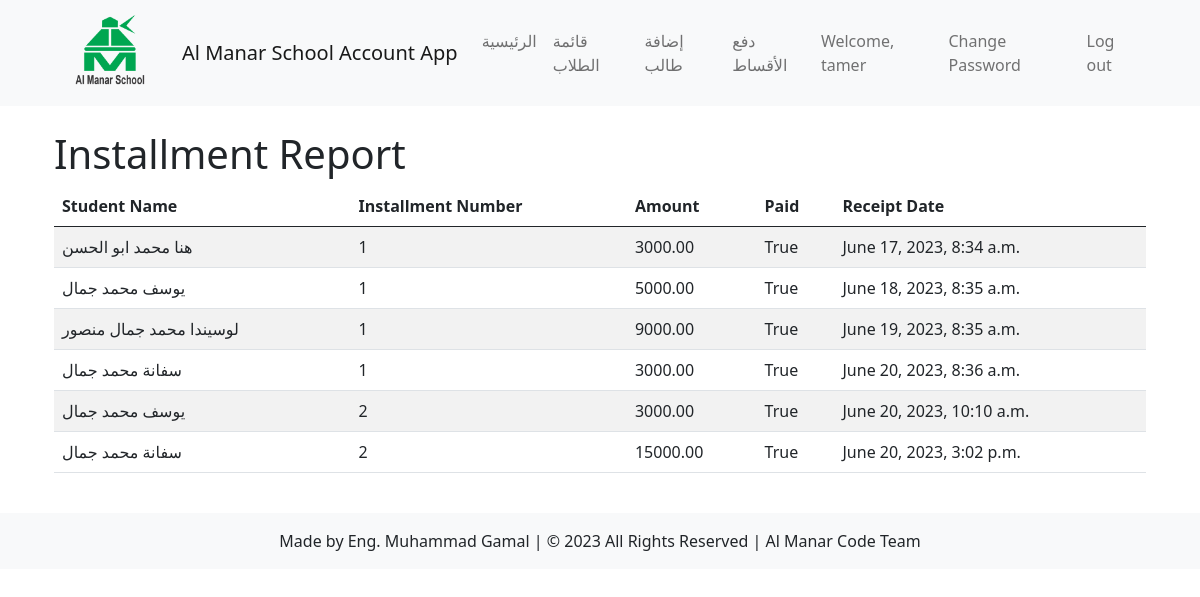
The app's page /students/generate-installment-report/ (signed in), older data.
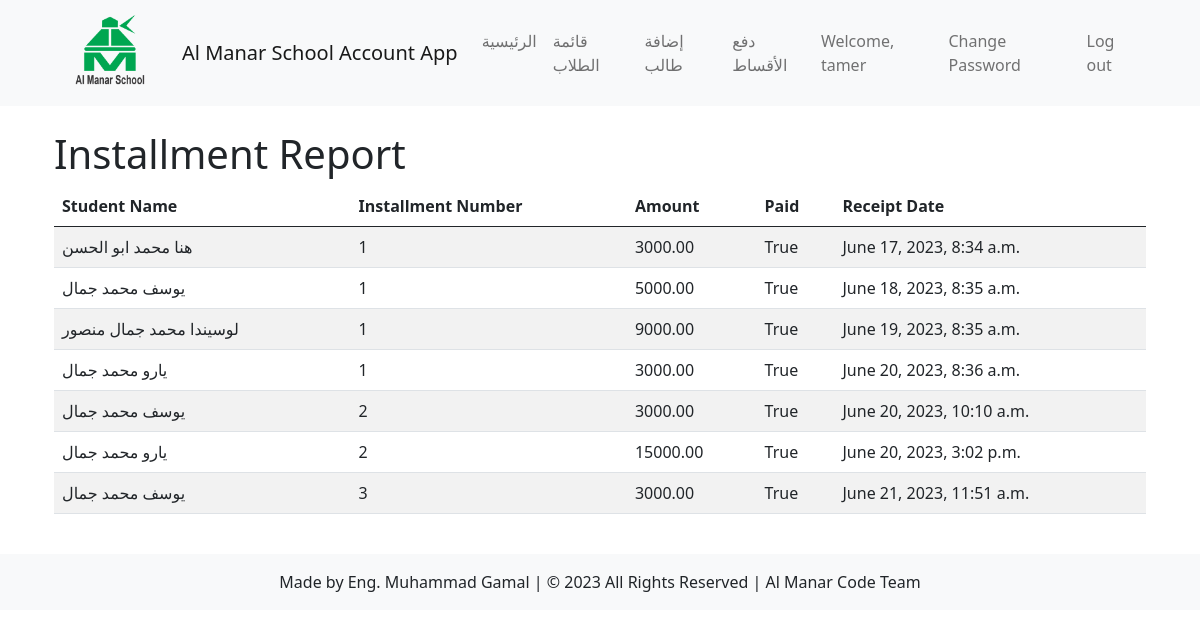
The same page, newer data.
### students/models.py (models this page shows, shortened)
class Tuition(models.Model):
    student = models.ForeignKey('Student', related_name='tuitions', on_delete=models.CASCADE)
    installment_number = models.IntegerField()
    amount_tuition = models.DecimalField(max_digits=8, decimal_places=2)
    paid = models.BooleanField(default=False)
    receipt_date = models.DateTimeField(default=timezone.now, editable=False)
    payment_user = models.CharField(max_length=50, default="account user")

class Student(models.Model):
    GENDER_CHOICES = (
        ('', '---------'),
        ('M', 'Male'),
        ('F', 'Female'),
    )
    name = models.CharField(max_length=50)
    national_number = models.IntegerField(unique=True)
    age = models.IntegerField()
    gender = models.CharField(max_length=1, choices=GENDER_CHOICES)
    date_of_birth = models.DateField()
    academic_year = models.ForeignKey(AcademicYear, on_delete=models.CASCADE, default=timezone.now, null=True, blank=True)
    classroom = models.ManyToManyField(Classroom)
    total_payments = models.DecimalField(max_digits=8, decimal_places=2, default=0, null=True, blank=True)
    total_owed = models.DecimalField(max_digits=8, decimal_places=2, default=0, null=True, blank=True)
    phone_number = models.CharField(max_length=20, default='')  # Add the phone number field

### students/views.py (the view)
# urls.py: path('generate-installment-report/', views.generate_installment_report, name='generate_installment_report'),
@never_cache
@login_required
def generate_installment_report(request):
    installments = Tuition.objects.all()
    context = {
        'installments': installments
    }
    return render(request, 'students/generate_installment_report.html', context)

### students/templates/students/generate_installment_report.html (shortened to what this page needs)
{% extends 'students/base.html' %}
{% block content %}
    <h1>Installment Report</h1>
    <div class="table-responsive">
        <table class="table table-striped">
            <thead>
                <tr>
                    <th>Student Name</th>
                    <th>Installment Number</th>
                    <th>Amount</th>
                    <th>Paid</th>
                    <th>Receipt Date</th>
                </tr>
            </thead>
            <tbody>
                {% for installment in installments %}
                    <tr>
                        <td>{{ installment.student.name }}</td>
                        <td>{{ installment.installment_number }}</td>
                        <td>{{ installment.amount_tuition }}</td>
                        <td>{{ installment.paid }}</td>
                        <td>{{ installment.receipt_date }}</td>
                    </tr>
                {% endfor %}
            </tbody>
        </table>
    </div>
{% endblock %}

Row changes from the older to the newer data that the page shows:
changed Tuition "June 20, 2023, 8:36 a.m.": student.name "سفانة محمد جمال" → "يارو محمد جمال"
changed Tuition "June 20, 2023, 3:02 p.m.": student.name "سفانة محمد جمال" → "يارو محمد جمال"
added Tuition: student.name "يوسف محمد جمال", installment_number "3", amount_tuition "3000.00", paid "True", receipt_date "June 21, 2023, 11:51 a.m."
